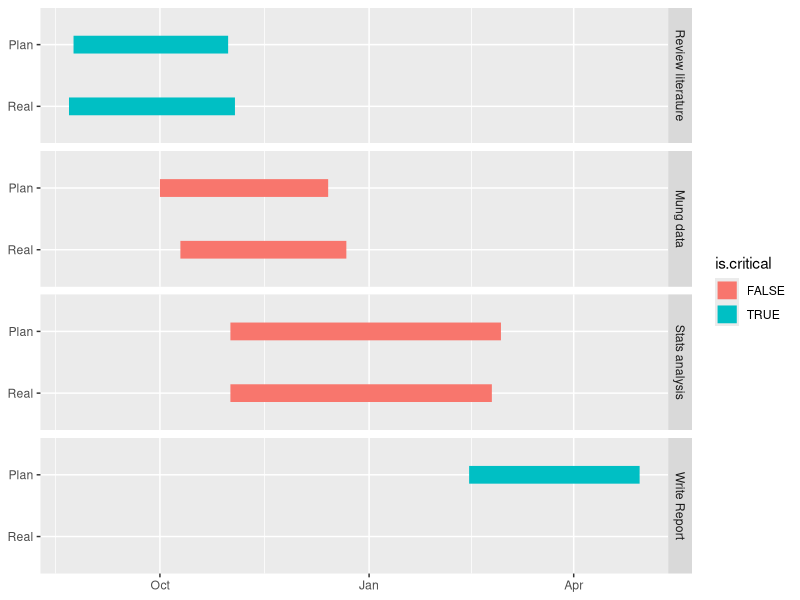

This figure's R source:
# source:http://stackoverflow.com/questions/3550341/gantt-charts-with-r
library(reshape2)
tasks <- c("Review literature", "Mung data", "Stats analysis", "Write Report")
dfrP <- data.frame(
  name        = factor(tasks, levels = tasks),
  start.date  = as.Date(c("2010-08-24", "2010-10-01", "2010-11-01", "2011-02-14")),
  end.date    = as.Date(c("2010-10-31", "2010-12-14", "2011-02-28", "2011-04-30")),
  is.critical = c(TRUE, FALSE, FALSE, TRUE)
)
dfrR <- data.frame(
  name        = factor(tasks, levels = tasks),
  start.date  = as.Date(c("2010-08-22", "2010-10-10", "2010-11-01", NA)),
  end.date    = as.Date(c("2010-11-03", "2010-12-22", "2011-02-24", NA)),
  is.critical = c(TRUE, FALSE, FALSE,TRUE)
)
mdfr <- merge(data.frame(type="Plan", melt(dfrP, measure.vars = c("start.date", "end.date"))),
              data.frame(type="Real", melt(dfrR, measure.vars = c("start.date", "end.date"))), all=T)

library(ggplot2)
ggplot(mdfr, aes(x=value, y=type, color=is.critical))+
  geom_line(size=6)+
  facet_grid(name ~ .) +
  scale_y_discrete(limits=c("Real", "Plan")) +
  xlab(NULL) + ylab(NULL)